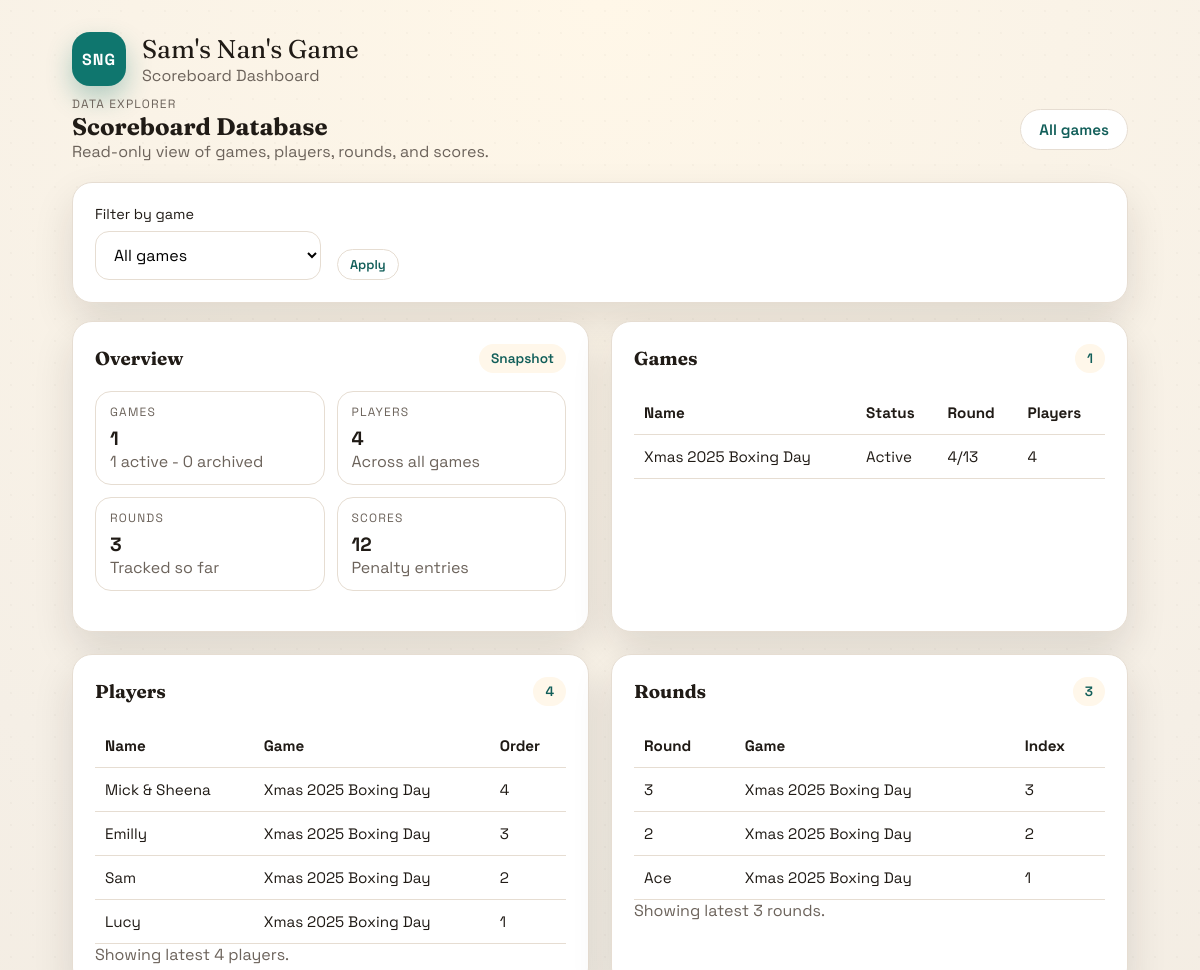
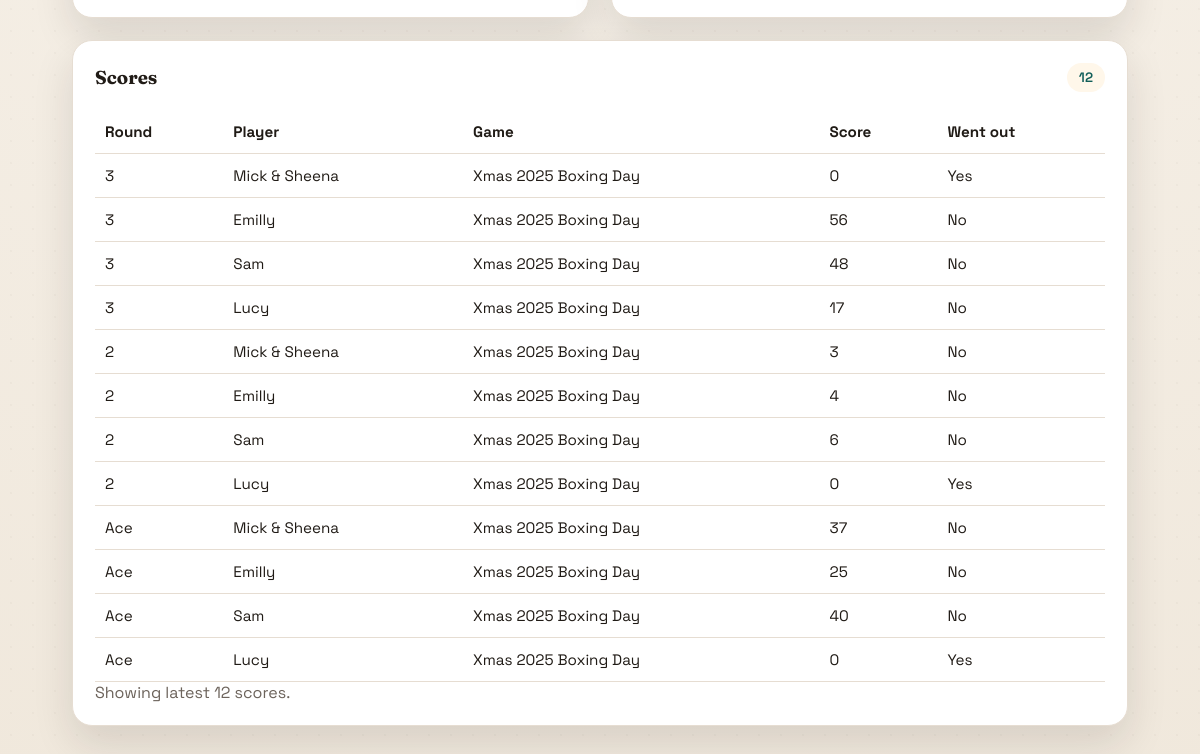
/explorer, run on an earlier commit of the app's database (2 pictures, top to bottom).
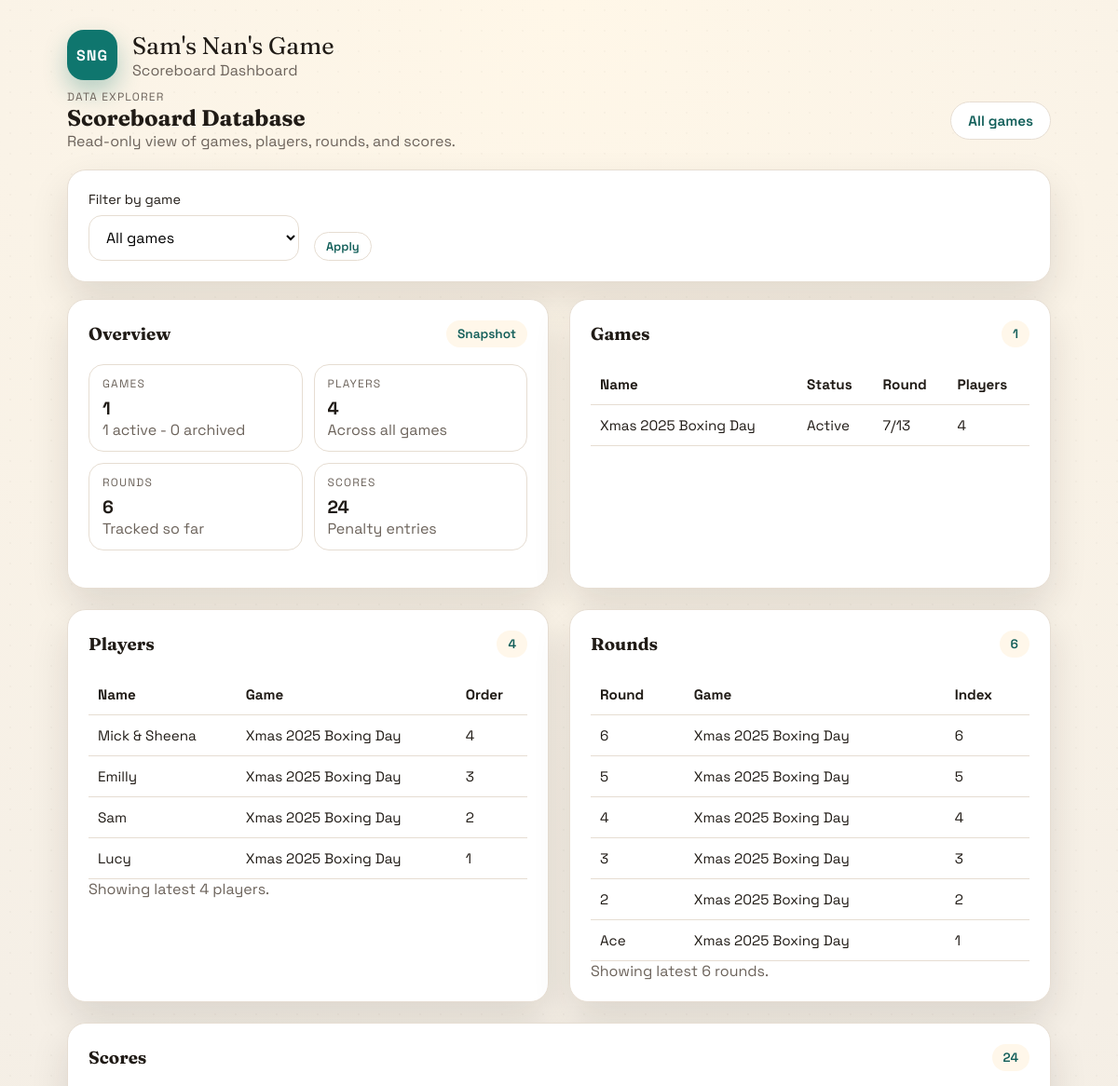
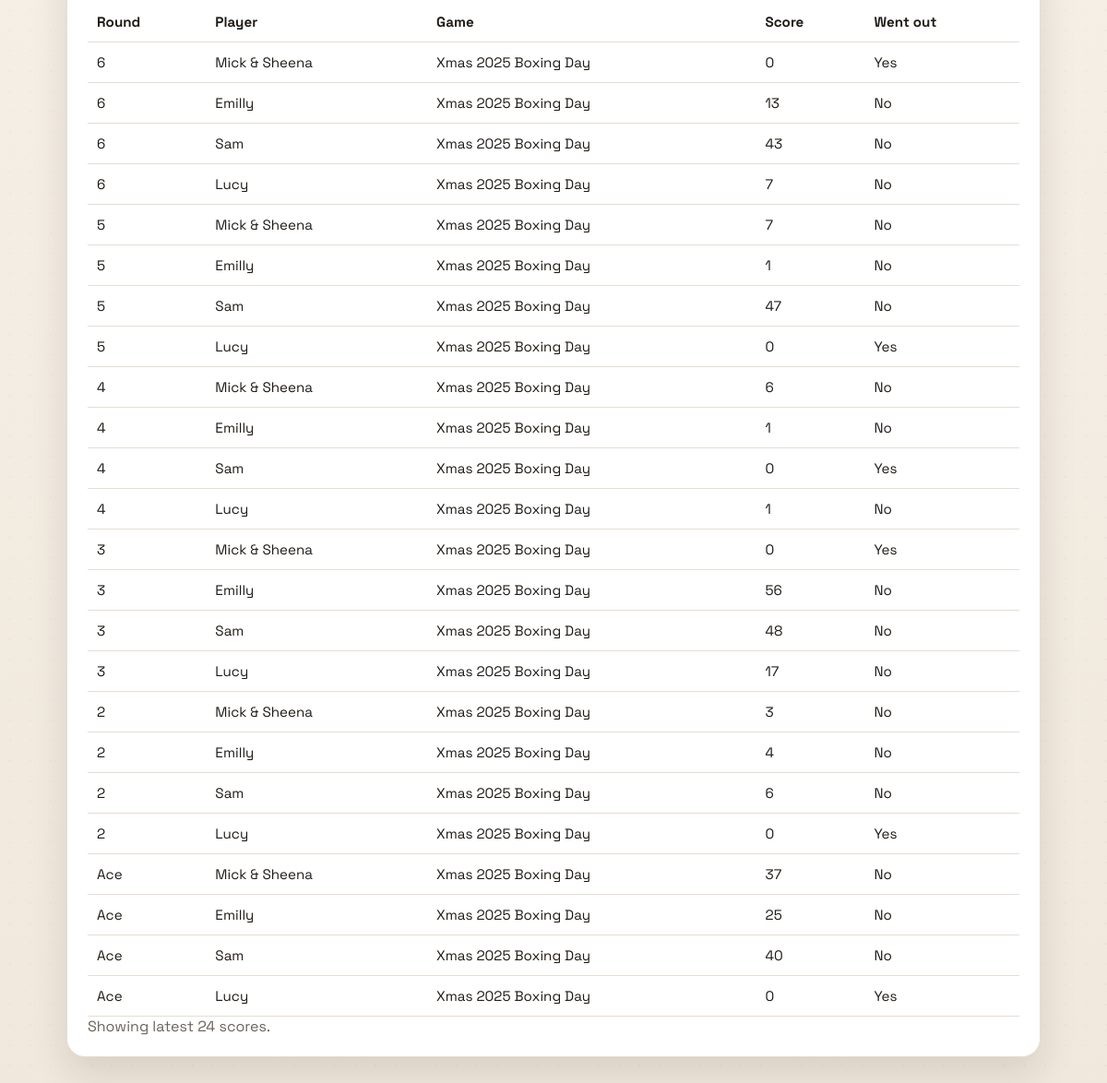
And on a later commit of the database (2 pictures, top to bottom).
### models.py (models this page shows)
class Game(db.Model):
    __tablename__ = "games"
    id = db.Column(db.Integer, primary_key=True)
    name = db.Column(db.String(120), nullable=False)
    current_round_index = db.Column(db.Integer, nullable=False, default=1)
    finished = db.Column(db.Boolean, nullable=False, default=False)
    archived = db.Column(db.Boolean, nullable=False, default=False)
    created_at = db.Column(db.DateTime, default=datetime.utcnow)
    players = db.relationship(
        "Player",
        back_populates="game",
        order_by="Player.sort_order",
        cascade="all, delete-orphan",
    )
    rounds = db.relationship(
        "Round",
        back_populates="game",
        order_by="Round.round_index",
        cascade="all, delete-orphan",
    )

class Player(db.Model):
    __tablename__ = "players"
    id = db.Column(db.Integer, primary_key=True)
    game_id = db.Column(db.Integer, db.ForeignKey("games.id"), nullable=False)
    person_id = db.Column(db.Integer, db.ForeignKey("persons.id"), nullable=True)
    name = db.Column(db.String(80), nullable=False)
    sort_order = db.Column(db.Integer, nullable=False)
    created_at = db.Column(db.DateTime, default=datetime.utcnow)
    game = db.relationship("Game", back_populates="players")
    person = db.relationship("Person", back_populates="players")
    round_scores = db.relationship(
        "RoundScore",
        back_populates="player",
        cascade="all, delete-orphan",
    )

class Round(db.Model):
    __tablename__ = "rounds"
    id = db.Column(db.Integer, primary_key=True)
    game_id = db.Column(db.Integer, db.ForeignKey("games.id"), nullable=False)
    round_index = db.Column(db.Integer, nullable=False)
    round_name = db.Column(db.String(20), nullable=False)
    created_at = db.Column(db.DateTime, default=datetime.utcnow)
    game = db.relationship("Game", back_populates="rounds")
    scores = db.relationship(
        "RoundScore",
        back_populates="round",
        cascade="all, delete-orphan",
    )
    __table_args__ = (
        db.UniqueConstraint("game_id", "round_index", name="uq_round_game_index"),
    )

class RoundScore(db.Model):
    __tablename__ = "round_scores"
    id = db.Column(db.Integer, primary_key=True)
    round_id = db.Column(db.Integer, db.ForeignKey("rounds.id"), nullable=False)
    player_id = db.Column(db.Integer, db.ForeignKey("players.id"), nullable=False)
    score = db.Column(db.Integer, nullable=False)
    went_out = db.Column(db.Boolean, nullable=False, default=False)
    round = db.relationship("Round", back_populates="scores")
    player = db.relationship("Player", back_populates="round_scores")
    __table_args__ = (
        db.UniqueConstraint("round_id", "player_id", name="uq_score_round_player"),
    )

### app.py (the view)
@app.get("/explorer")
def explorer():
    selected_game_id = request.args.get("game_id", type=int)
    context = build_explorer_context(selected_game_id)
    if is_htmx_request():
        hx_target = request.headers.get("HX-Target")
        if hx_target == "explorer-body":
            return render_template("partials/explorer_content.html", **context)
        return render_template("partials/explorer_body.html", **context)
    return render_template("explorer.html", **context)

### app.py (called while the page is built)
def is_htmx_request():
    return request.headers.get("HX-Request") is not None

### templates/explorer.html
{% extends "base.html" %}
{% block content %}
  {% include "partials/explorer_body.html" %}
{% endblock %}

### templates/partials/explorer_content.html (shortened to what the changed rows need)
<div class="dashboard-grid explorer-grid">
  <div class="panel">
    <div class="insights-grid">
      <div class="stat-card">
        <div class="eyebrow">Rounds</div>
        <div class="stat-value">{{ round_count }}</div>
        <div class="muted">Tracked so far</div>
      </div>
      <div class="stat-card">
        <div class="eyebrow">Scores</div>
        <div class="stat-value">{{ score_count }}</div>
        <div class="muted">Penalty entries</div>
      </div>
    </div>
  </div>
  <div class="panel">
    <div class="table-wrap">
      <table>
        <thead>
          <tr>
            <th>Name</th>
            <th>Status</th>
            <th>Round</th>
            <th>Players</th>
          </tr>
        </thead>
        <tbody>
          {% for summary in game_summaries %}
            <tr>
              <td>{{ summary.game.name }}</td>
              <td>
                {% if summary.game.archived %}
                  Archived
                {% elif summary.game.finished %}
                  Finished
                {% else %}
                  Active
                {% endif %}
              </td>
              <td>{{ summary.game.current_round_index }}/13</td>
              <td>{{ summary.player_count }}</td>
            </tr>
          {% else %}
            <tr>
              <td colspan="4" class="muted">No games yet.</td>
            </tr>
          {% endfor %}
        </tbody>
      </table>
    </div>
  </div>
  <div class="panel">
    <div class="table-wrap">
      <table>
        <thead>
          <tr>
            <th>Name</th>
            {% if not selected_game %}
              <th>Game</th>
            {% endif %}
            <th>Order</th>
          </tr>
        </thead>
        <tbody>
          {% for player in players %}
            <tr>
              <td>{{ player.name }}</td>
              {% if not selected_game %}
                <td>{{ player.game.name if player.game else '-' }}</td>
              {% endif %}
              <td>{{ player.sort_order + 1 }}</td>
            </tr>
          {% else %}
            <tr>
              <td colspan="{{ 2 if selected_game else 3 }}" class="muted">No players found.</td>
            </tr>
          {% endfor %}
        </tbody>
      </table>
    </div>
  </div>
  <div class="panel">
    <div class="panel-header">
      <h3>Rounds</h3>
      <span class="tag">{{ round_count }}</span>
    </div>
    <div class="table-wrap">
      <table>
        <thead>
          <tr>
            <th>Round</th>
            {% if not selected_game %}
              <th>Game</th>
            {% endif %}
            <th>Index</th>
          </tr>
        </thead>
        <tbody>
          {% for round_item in rounds %}
            <tr>
              <td>{{ round_item.round_name }}</td>
              {% if not selected_game %}
                <td>{{ round_item.game.name if round_item.game else '-' }}</td>
              {% endif %}
              <td>{{ round_item.round_index }}</td>
            </tr>
          {% else %}
            <tr>
              <td colspan="{{ 2 if selected_game else 3 }}" class="muted">No rounds found.</td>
            </tr>
          {% endfor %}
        </tbody>
      </table>
    </div>
    {% if not selected_game %}
      <div class="muted">Showing latest {{ rounds|length }} rounds.</div>
    {% endif %}
  </div>
  <div class="panel wide">
    <div class="panel-header">
      <h3>Scores</h3>
      <span class="tag">{{ score_count }}</span>
    </div>
    <div class="table-wrap">
      <table>
        <thead>
          <tr>
            <th>Round</th>
            <th>Player</th>
            {% if not selected_game %}
              <th>Game</th>
            {% endif %}
            <th>Score</th>
            <th>Went out</th>
          </tr>
        </thead>
        <tbody>
          {% for score in scores %}
            <tr>
              <td>{{ score.round.round_name if score.round else '-' }}</td>
              <td>{{ score.player.name if score.player else '-' }}</td>
              {% if not selected_game %}
                <td>{{ score.round.game.name if score.round and score.round.game else '-' }}</td>
              {% endif %}
              <td>{{ score.score }}</td>
              <td>{{ 'Yes' if score.went_out else 'No' }}</td>
            </tr>
          {% else %}
            <tr>
              <td colspan="{{ 4 if selected_game else 5 }}" class="muted">No scores recorded.</td>
            </tr>
          {% endfor %}
        </tbody>
      </table>
    </div>
    {% if not selected_game %}
      <div class="muted">Showing latest {{ scores|length }} scores.</div>
    {% endif %}
  </div>
</div>

What changed in the data, as far as the page shows it:
added Round: round_name "6", game "Xmas 2025 Boxing Day", round_index "6"
added Round: round_name "5", game "Xmas 2025 Boxing Day", round_index "5"
added Round: round_name "4", game "Xmas 2025 Boxing Day", round_index "4"
added RoundScore: round "6", player "Mick & Sheena", round.game "Xmas 2025 Boxing Day", score "0", went_out "Yes"
added RoundScore: round "6", player "Emilly", round.game "Xmas 2025 Boxing Day", score "13", went_out "No"
added RoundScore: round "6", player "Sam", round.game "Xmas 2025 Boxing Day", score "43", went_out "No"
added RoundScore: round "6", player "Lucy", round.game "Xmas 2025 Boxing Day", score "7", went_out "No"
added RoundScore: round "5", player "Mick & Sheena", round.game "Xmas 2025 Boxing Day", score "7", went_out "No"
added RoundScore: round "5", player "Emilly", round.game "Xmas 2025 Boxing Day", score "1", went_out "No"
added RoundScore: round "5", player "Sam", round.game "Xmas 2025 Boxing Day", score "47", went_out "No"
added RoundScore: round "5", player "Lucy", round.game "Xmas 2025 Boxing Day", score "0", went_out "Yes"
added RoundScore: round "4", player "Mick & Sheena", round.game "Xmas 2025 Boxing Day", score "6", went_out "No"
added RoundScore: round "4", player "Emilly", round.game "Xmas 2025 Boxing Day", score "1", went_out "No"
added RoundScore: round "4", player "Sam", round.game "Xmas 2025 Boxing Day", score "0", went_out "Yes"
added RoundScore: round "4", player "Lucy", round.game "Xmas 2025 Boxing Day", score "1", went_out "No"
Also different on the page:
{{ round_count }}: "3" → "6"
{{ score_count }}: "12" → "24"
{{ rounds|length }}: "3" → "6"
{{ scores|length }}: "12" → "24"
new list line: "Xmas 2025 Boxing Day 7"
new list line: "Active /13 4"
list line gone: "Xmas 2025 Boxing Day 4"
list line gone: "Active /13 4"
